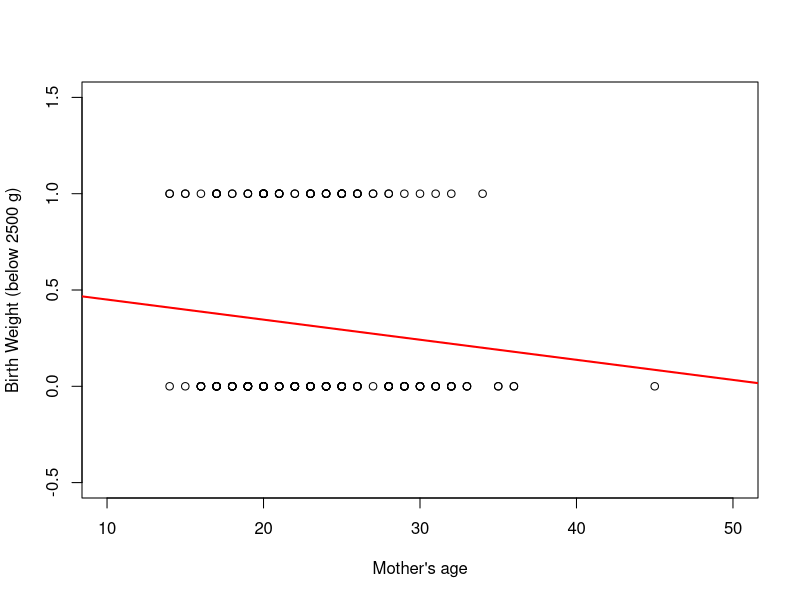
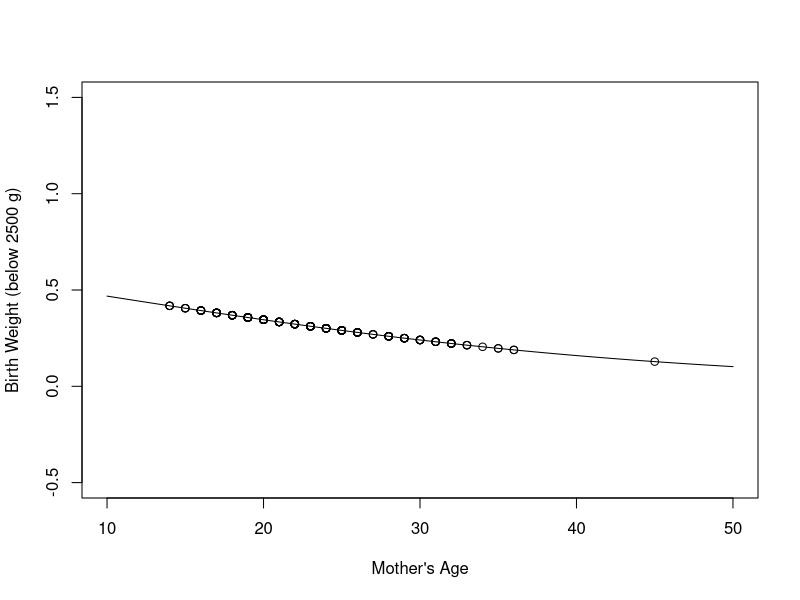
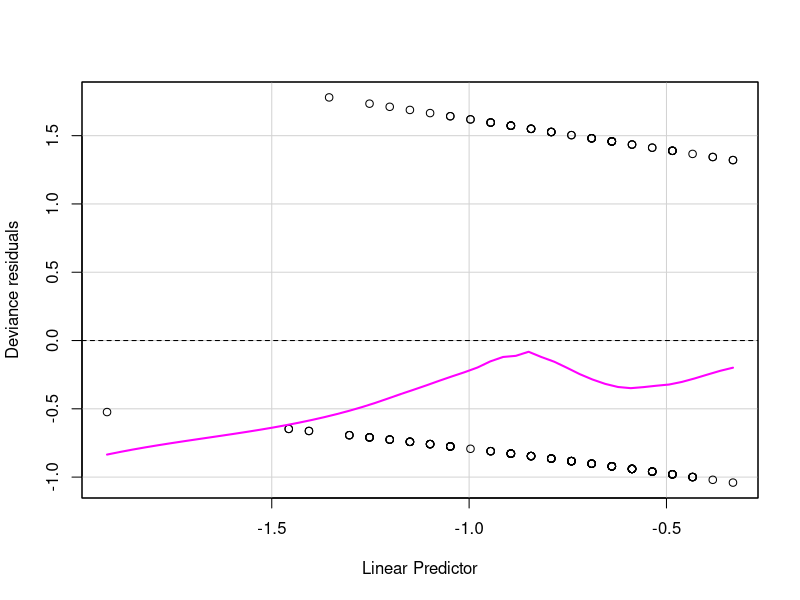
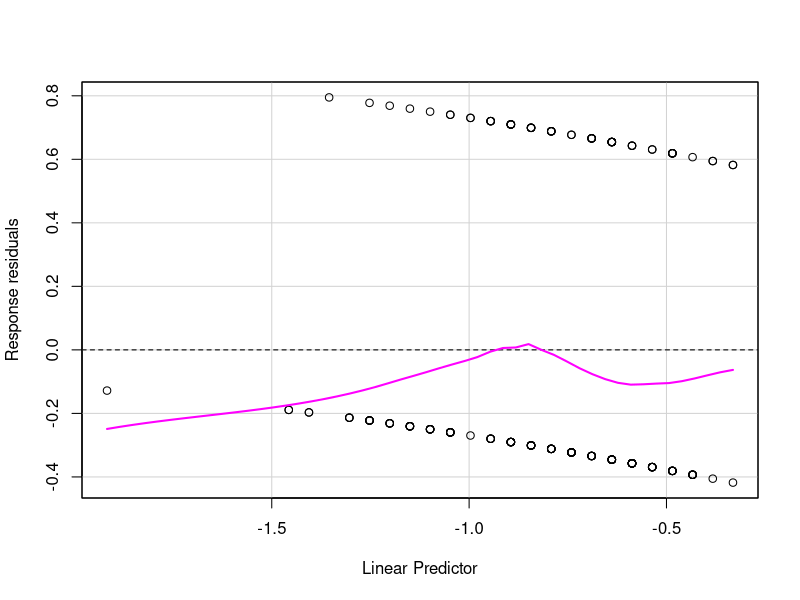
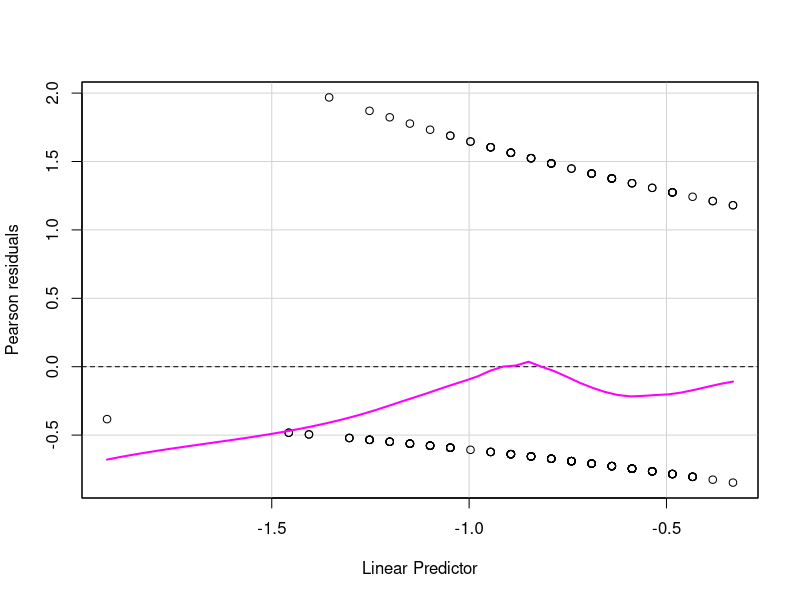
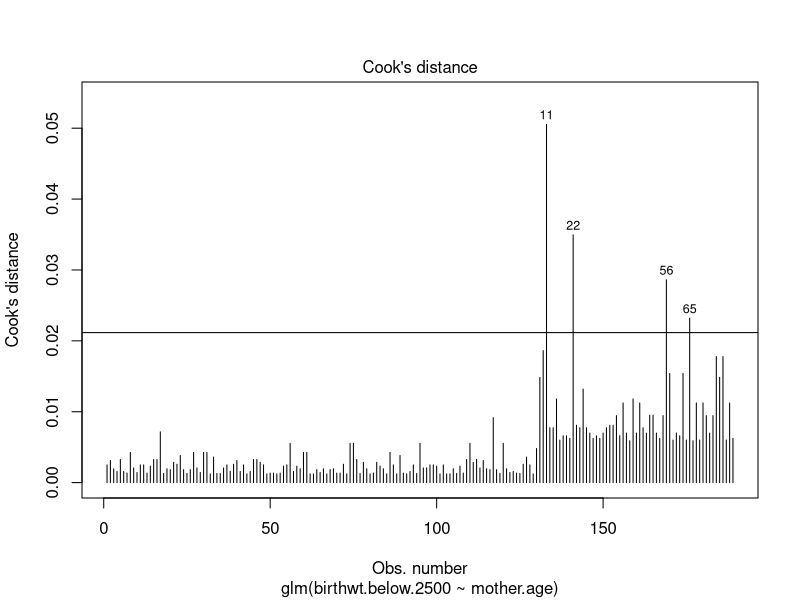
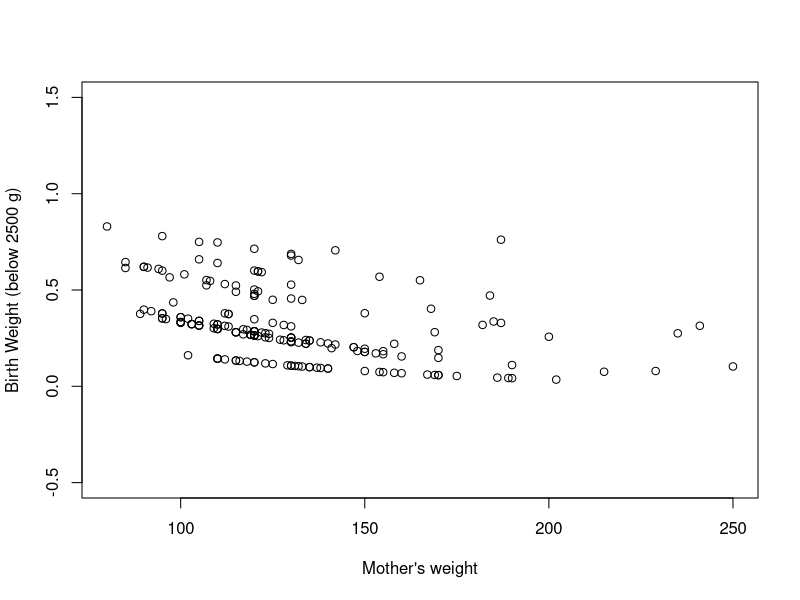
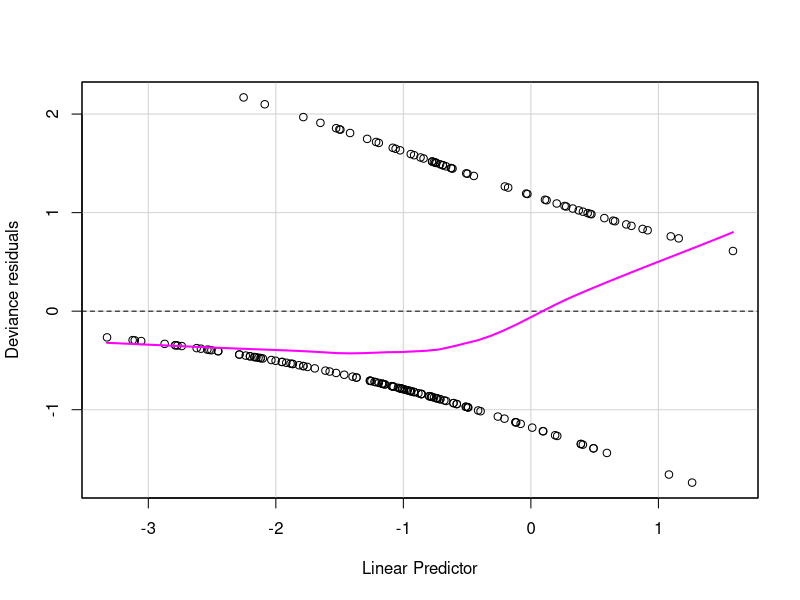

The R script that drew these images, in order:
## ---- chunk 1
knitr::opts_chunk$set(echo = TRUE)
## ---- chunk 2
library(MASS)

data(birthwt)
summary(birthwt)

help(birthwt)

colnames(birthwt)
colnames(birthwt) <- c("birthwt.below.2500", "mother.age","mother.weight", "race",
                       "smoking.status", "nb.previous.prem.labor",  "hypertension", 
                       "uterine.irrit","nb.physician.visits", "birthwt.grams")

str(birthwt)
summary(birthwt)
birthwt$race <- as.factor(birthwt$race)
str(birthwt)
summary(birthwt)
## ---- chunk 3
plot(x=NULL, y=NULL, xlim=range(10,50), ylim=range(-0.5,1.5), 
     ylab = "Birth Weight (below 2500 g)", xlab="Mother's age")
points(birthwt$mother.age, birthwt$birthwt.below.2500)

lm1 <- lm(birthwt.below.2500 ~ mother.age, data = birthwt)
lm1
summary(lm1)

abline(lm1, col="red", lwd=2)

new.mother.age = 55
predict.lm(lm1, newdata=data.frame(mother.age=new.mother.age))

glm1 <- glm(birthwt.below.2500 ~ mother.age, data = birthwt, family = binomial)
glm1
summary(glm1)

plot(x=NULL, y=NULL, xlim=range(10,50), ylim=range(-0.5,1.5), 
     ylab = "Birth Weight (below 2500 g)", xlab="Mother's Age")
points(fitted(glm1) ~ birthwt$mother.age)
curve(exp(glm1$coefficients[[1]]+glm1$coefficients[[2]]*x)/(1+exp(glm1$coefficients[[1]]+glm1$coefficients[[2]]*x)), add=TRUE)
## ---- chunk 4
require(car)
residualPlot(glm1, type = "deviance")
residualPlot(glm1, type = "response")
residualPlot(glm1, type = "pearson")
## ---- chunk 5
plot(glm1, 4, id.n = 4)
abline(a = 4/dim(birthwt)[1], b = 0)
## ---- chunk 6
glm2 <- glm(birthwt.below.2500 ~ mother.weight+race+smoking.status+hypertension+uterine.irrit, data = birthwt, 
            family = binomial)
glm2
summary(glm2)

plot(x=NULL, y=NULL, xlim=range(80,250), ylim=range(-0.5,1.5), 
     ylab = "Birth Weight (below 2500 g)", xlab="Mother's weight")
points(fitted(glm2) ~ birthwt$mother.weight)
## ---- chunk 7
require(car)
residualPlot(glm2, type = "deviance")
residualPlot(glm2, type = "response")
residualPlot(glm2, type = "pearson")
## ---- chunk 8
plot(glm2, 4, id.n = 3)
abline(a = 4/dim(birthwt)[1], b = 0)
## ---- chunk 9
car::vif(glm2)
